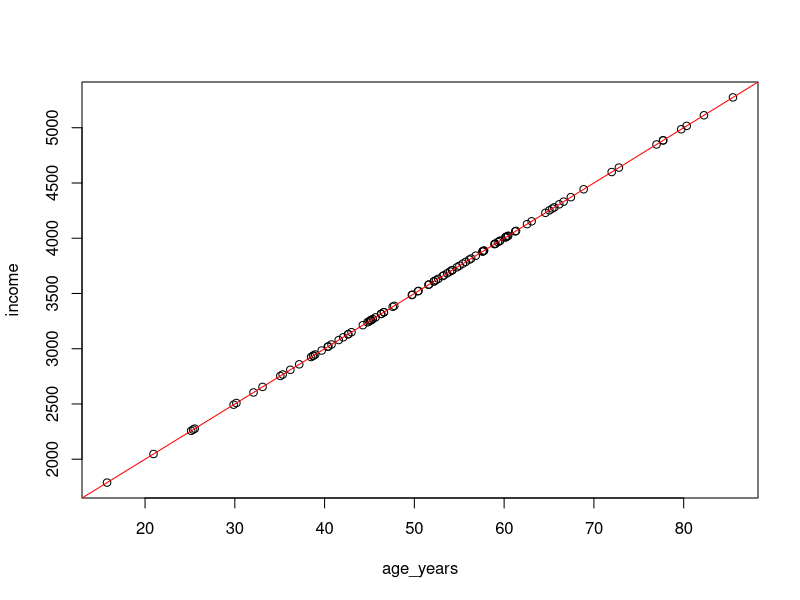
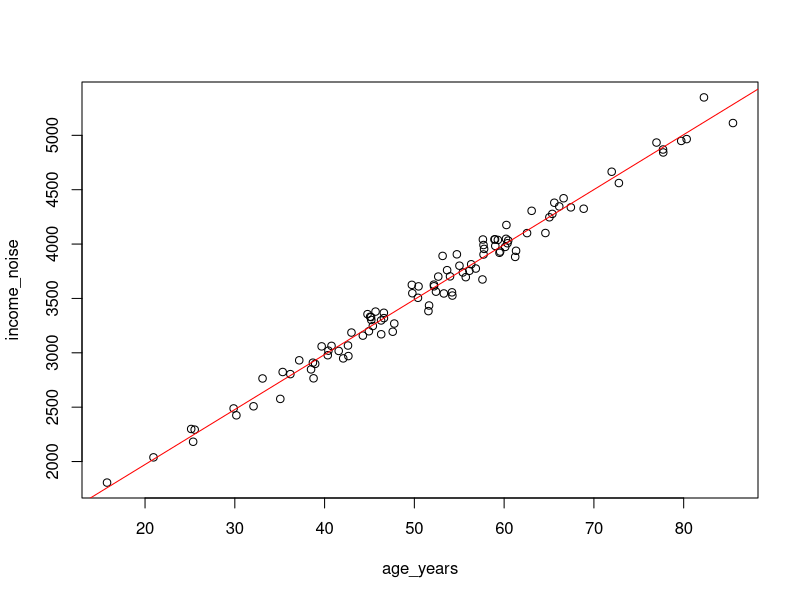
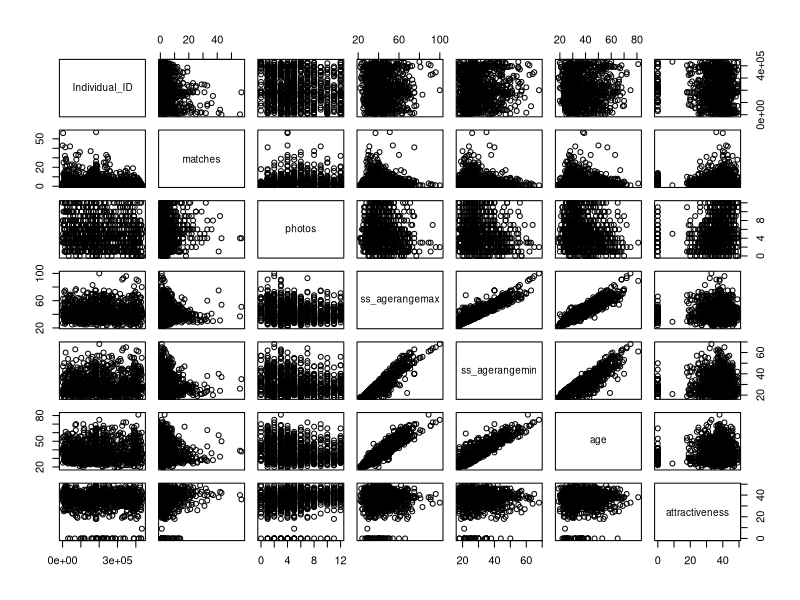
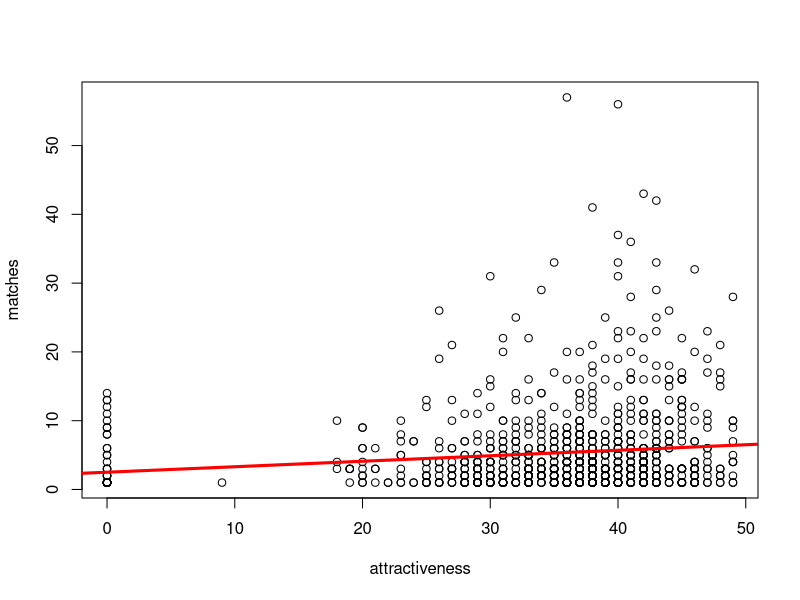
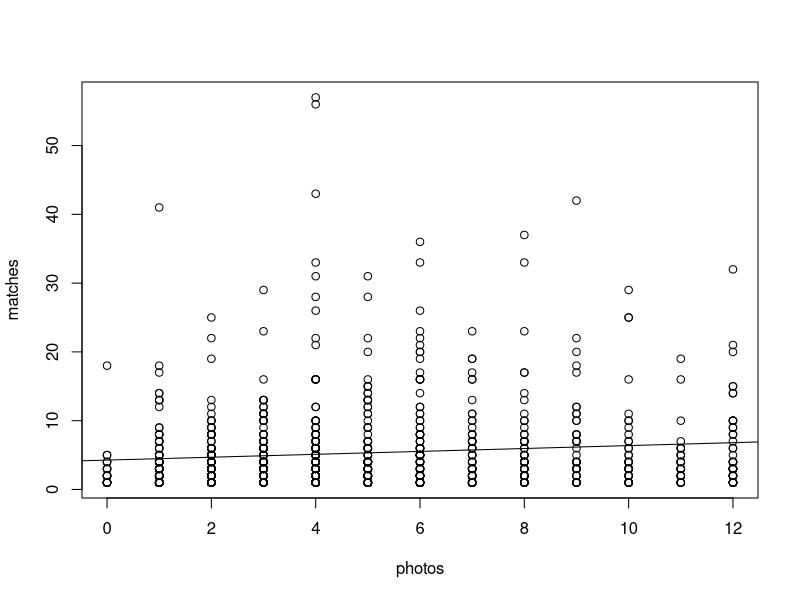
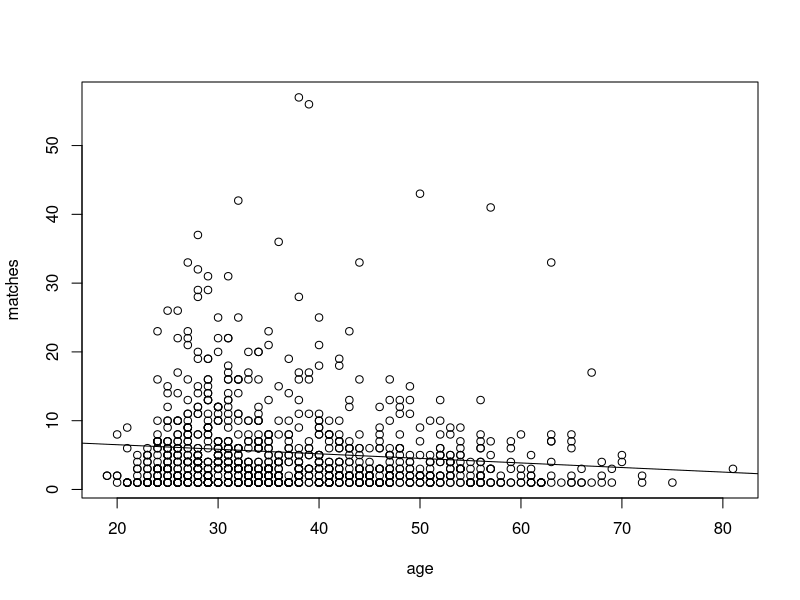
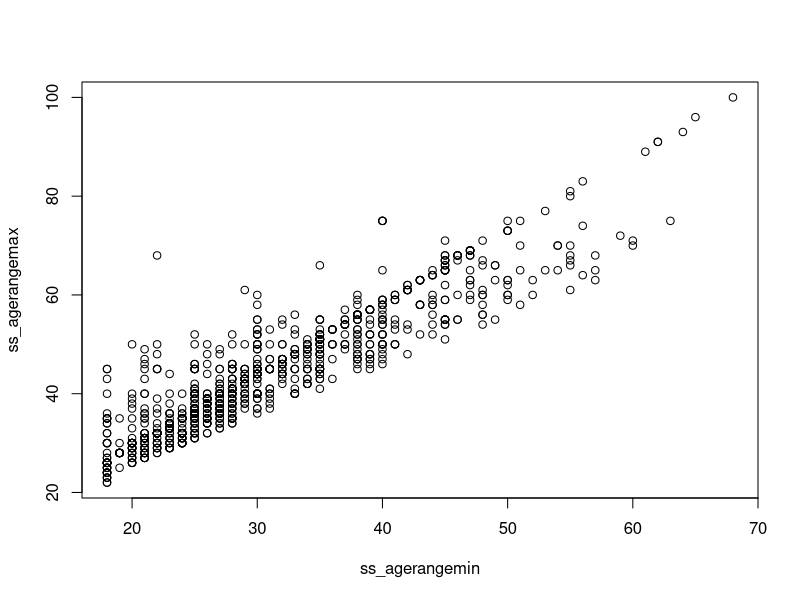
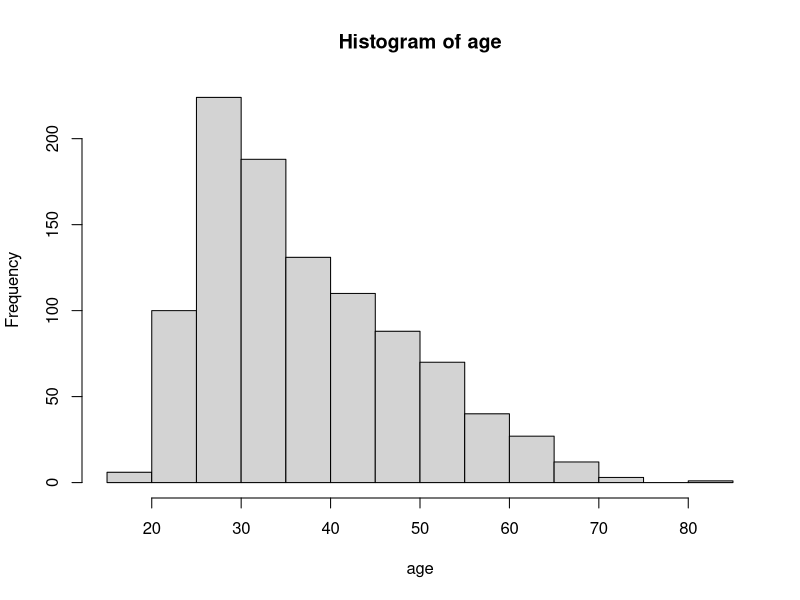

Write R code to recreate these figures, in order.
#######################
# Section 8, Stat 139 #
#     Regression      #
#      11/04/15       #
#    Reagan Rose      #
#######################

#---------------#
# A Toy Example #
#---------------#

# If we simulate some data that is linearly dependent, will regression pick it up?
# Let's say that age and income are perfectly related
n = 100
age_years = rnorm(n, mean=50, sd=15)
income = 1000 + 50*age_years

plot(age_years, income)
model = lm(income~age_years)
abline(model, col="red")
summary(model)

# In real life, things are never "perfectly related", so let's add some noise
income_noise = 1000 + 50*age_years +rnorm(100, mean=0, sd=100)
plot(age_years, income_noise)
model2 = lm(income_noise~age_years)
abline(model2, col="red")
summary(model2)

#----------------#
# A Real Example #
#----------------#

setwd("~/Desktop/Harvard/Teaching/Stat 139/R Code and Data")
data = read.csv("eharmony.csv")
attach(data)

head(data)
plot(data) # this will show you all possible scatterplots

plot(matches~attractiveness)
model1 = lm(matches~attractiveness)
abline(model1, col="red", lwd=3)
summary(model1)

plot(matches~photos)
model2 = lm(matches~photos)
abline(model2)
summary(model2)

plot(matches~age)
model3 = lm(matches~age)
abline(model3)
summary(model3)

plot(ss_agerangemax~ss_agerangemin)

# Let's just work with matches and age
hist(age)
hist(matches) # doesn't look normal, could transform, but we wont for this example
              # so we should be aware results may be invalid


model4 = lm(matches~age)
summary(model4)

plot(matches~age)
abline(model4, col="red")

beta0 = model4$coefficients[1] #use this to pull out the coefficients from your model
beta1 = model4$coefficients[2]

# What is the effect of age on number of matches
beta1

# Find a 95% confidence interval for beta1
confint(model4)

# Using our model, how many matches do you think a 60 year old will get?
beta0 + beta1*60

# Find a 95% confidence interval for number of matches given age = 60
new = data.frame(age=60)
predict(model4, new, interval="confidence")

# Find a 95% prediction interval for number of matches for a 60 year old
predict(model4, new, interval="prediction")
